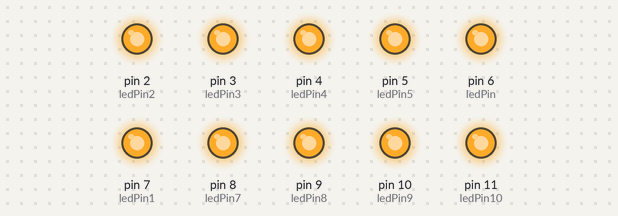
Bench run of a sketch on a simulated Arduino Uno, built with avr-gcc and run on an emulated ATmega328P. Parts: output pins drawn as LEDs (lit = HIGH).

Above: at 0.5 s.
At 3.5 s:
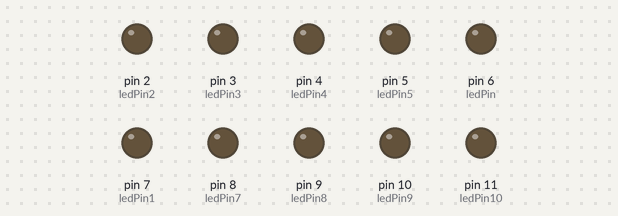
Timing chart, 0 to 4.6 s (numbered marks = the images above):
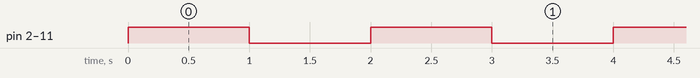

The sketch:

led_blink.ino
```cpp
int ledPin1 = 7; //it says ledPin1 is assigned to number 7 in the arduino board.
int ledPin = 6; //it says ledPin1 is assigned to number 6 in the arduino board.
int ledPin2 = 2;
int ledPin3 = 3;
int ledPin4 = 4;
int ledPin5 = 5;
int ledPin7 = 8;
int ledPin8 = 9;
int ledPin9 = 10;
int ledPin10 = 11;
void setup() {
  pinMode(ledPin, OUTPUT); //it means ledPin is declared as an output.
  pinMode(ledPin1, OUTPUT);
  pinMode(ledPin2, OUTPUT);
  pinMode(ledPin3, OUTPUT);
  pinMode(ledPin4, OUTPUT);
  pinMode(ledPin5, OUTPUT);
  pinMode(ledPin7, OUTPUT);
  pinMode(ledPin8, OUTPUT);
  pinMode(ledPin9, OUTPUT);
  pinMode(ledPin10, OUTPUT);
}

void loop() {
 digitalWrite(ledPin, HIGH);
  digitalWrite(ledPin1, HIGH);
  digitalWrite(ledPin2, HIGH);
  digitalWrite(ledPin3, HIGH);
  digitalWrite(ledPin4, HIGH);
  digitalWrite(ledPin5, HIGH);
  digitalWrite(ledPin7, HIGH);
  digitalWrite(ledPin8, HIGH);
  digitalWrite(ledPin9, HIGH);
  digitalWrite(ledPin10, HIGH);
  delay(1000);
digitalWrite(ledPin, LOW);
  digitalWrite(ledPin1,LOW );
  digitalWrite(ledPin2,LOW );
  digitalWrite(ledPin3,LOW );
  digitalWrite(ledPin4,LOW );
  digitalWrite(ledPin5,LOW );
  digitalWrite(ledPin7,LOW );
  digitalWrite(ledPin8,LOW );
  digitalWrite(ledPin9,LOW );
  digitalWrite(ledPin10,LOW );
  delay(1000);


}
```

Measured:
- by itself, pin 2 (ledPin2), pin 3 (ledPin3), pin 4 (ledPin4), pin 5 (ledPin5), pin 6 (ledPin), pin 7 (ledPin1), pin 8 (ledPin7), pin 9 (ledPin8), pin 10 (ledPin9), pin 11 (ledPin10): alternates HIGH for 1.0 s and LOW for 1.0 s
